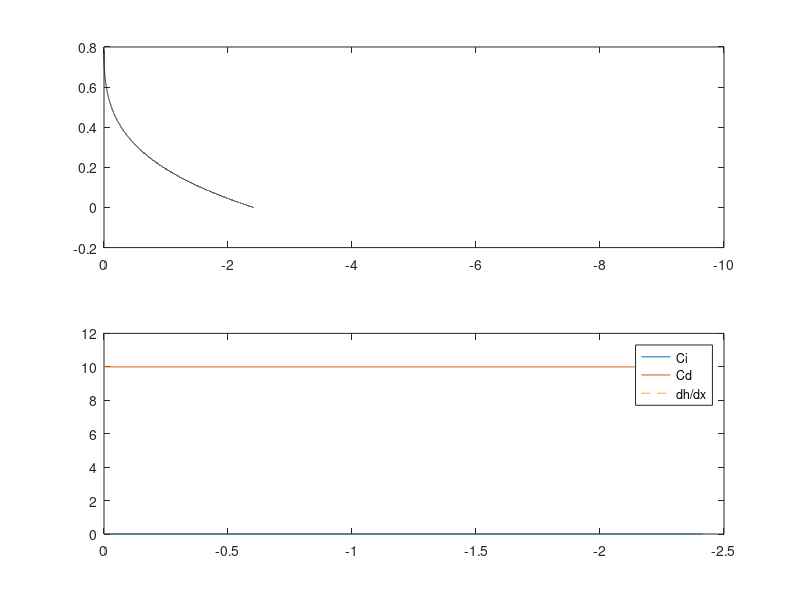

MATLAB code to generate this figure:
clear all;
close all;

Fr0 = 0.1;
w = 10000;
Ci = 0;
Cd = 10;
theta = 0;

n = 1e5;
x = linspace(0,-10,n);
dx = -diff(x(1:2));
h = nan.*ones(n,1);
h(1) = Fr0^(2/3);

i=1;
while h(i) < 1
    if(i==1)
        Fr = Fr0/(h(i)^1.5) - 1e-2;
    else
        Fr = Fr0/(h(i)^1.5);
    end
    
    int = ((Fr^2)*((Ci/(1-h(i))) + Cd*(1+(2*h(i)/w))) - theta)/(Fr^2 - 1);
    
    h(i+1) = h(i) - dx*int;

    int1(i) = (Ci/(1-h(i)));
    int2(i) = Cd*(1+(2*h(i)/w));    
    int3(i) = ((Fr^2 - 1)/Fr^2)*(h(i) - h(i+1))/dx;
    i = i+1
    
end

%% Plots
figure(1);
subplot(2,1,1);
plot(x,1-h,'k');hold on;set(gca,'XDir','Reverse')
subplot(2,1,2);
plot(x(1:length(int1)),int1);hold on;set(gca,'XDir','Reverse')
plot(x(1:length(int1)),int2);hold on;set(gca,'XDir','Reverse')
plot(x(1:length(int1)),int3,'--');hold on;set(gca,'XDir','Reverse')
legend('Ci','Cd','dh/dx')
ylim([0 12])